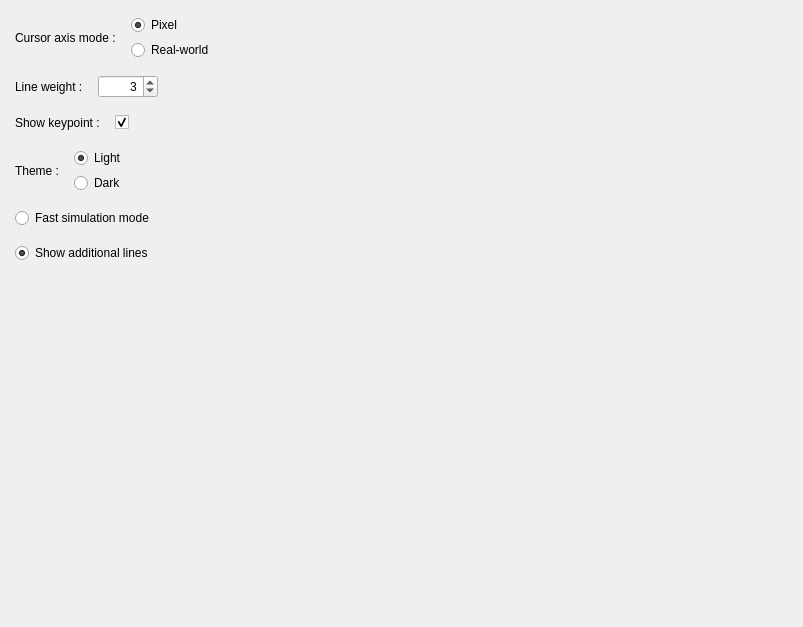
     <widget class="QWidget" name="view_setting">
      <property name="geometry">
       <rect>
        <x>0</x>
        <y>0</y>
        <width>803</width>
        <height>627</height>
       </rect>
      </property>
      <attribute name="label">
       <string>View Setting</string>
      </attribute>
      <layout class="QVBoxLayout" name="view_layout">
       <property name="spacing">
        <number>15</number>
       </property>
       <property name="leftMargin">
        <number>15</number>
       </property>
       <property name="topMargin">
        <number>15</number>
       </property>
       <property name="rightMargin">
        <number>15</number>
       </property>
       <property name="bottomMargin">
        <number>15</number>
       </property>
       <item>
        <layout class="QHBoxLayout" name="cursor_axis_layout">
         <property name="spacing">
          <number>15</number>
         </property>
         <item>
          <widget class="QLabel" name="label_cursor_mode">
           <property name="text">
            <string>Cursor axis mode :</string>
           </property>
          </widget>
         </item>
         <item>
          <widget class="QWidget" name="widget" native="true">
           <layout class="QVBoxLayout" name="widget_layout">
            <property name="spacing">
             <number>5</number>
            </property>
            <property name="leftMargin">
             <number>0</number>
            </property>
            <property name="topMargin">
             <number>0</number>
            </property>
            <property name="rightMargin">
             <number>0</number>
            </property>
            <property name="bottomMargin">
             <number>0</number>
            </property>
            <item>
             <widget class="QRadioButton" name="radioButton_pixel_axis">
              <property name="text">
               <string>Pixel</string>
              </property>
              <property name="checked">
               <bool>true</bool>
              </property>
             </widget>
            </item>
            <item>
             <widget class="QRadioButton" name="radioButton_real_axis">
              <property name="text">
               <string>Real-world</string>
              </property>
              <property name="checked">
               <bool>false</bool>
              </property>
             </widget>
            </item>
           </layout>
          </widget>
         </item>
         <item>
          <spacer name="cursor_spacer">
           <property name="orientation">
            <enum>Qt::Horizontal</enum>
           </property>
           <property name="sizeHint" stdset="0">
            <size>
             <width>40</width>
             <height>20</height>
            </size>
           </property>
          </spacer>
         </item>
        </layout>
       </item>
       <item>
        <layout class="QHBoxLayout" name="line_weight_layout">
         <property name="spacing">
          <number>15</number>
         </property>
         <item>
          <widget class="QLabel" name="label_line_weight">
           <property name="text">
            <string>Line weight :</string>
           </property>
          </widget>
         </item>
         <item>
          <widget class="QSpinBox" name="spinBox_line_weight">
           <property name="sizePolicy">
            <sizepolicy hsizetype="Fixed" vsizetype="Fixed">
             <horstretch>0</horstretch>
             <verstretch>0</verstretch>
            </sizepolicy>
           </property>
           <property name="minimumSize">
            <size>
             <width>60</width>
             <height>0</height>
            </size>
           </property>
           <property name="maximumSize">
            <size>
             <width>60</width>
             <height>16777215</height>
            </size>
           </property>
           <property name="alignment">
            <set>Qt::AlignRight|Qt::AlignTrailing|Qt::AlignVCenter</set>
           </property>
           <property name="minimum">
            <number>1</number>
           </property>
           <property name="maximum">
            <number>6</number>
           </property>
           <property name="value">
            <number>3</number>
           </property>
          </widget>
         </item>
         <item>
          <spacer name="line_spacer">
           <property name="orientation">
            <enum>Qt::Horizontal</enum>
           </property>
           <property name="sizeHint" stdset="0">
            <size>
             <width>40</width>
             <height>20</height>
            </size>
           </property>
          </spacer>
         </item>
        </layout>
       </item>
       <item>
        <layout class="QHBoxLayout" name="kp_layout">
         <property name="spacing">
          <number>15</number>
         </property>
         <item>
          <widget class="QLabel" name="label_show_kp">
           <property name="text">
            <string>Show keypoint :</string>
           </property>
          </widget>
         </item>
         <item>
          <widget class="QCheckBox" name="checkBox_show_kp">
           <property name="text">
            <string/>
           </property>
           <property name="checked">
            <bool>true</bool>
           </property>
          </widget>
         </item>
         <item>
          <spacer name="kp_spacer">
           <property name="orientation">
            <enum>Qt::Horizontal</enum>
           </property>
           <property name="sizeHint" stdset="0">
            <size>
             <width>40</width>
             <height>20</height>
            </size>
           </property>
          </spacer>
         </item>
        </layout>
       </item>
       <item>
        <layout class="QHBoxLayout" name="theme_layout">
         <property name="spacing">
          <number>15</number>
         </property>
         <item>
          <widget class="QLabel" name="label_theme">
           <property name="text">
            <string>Theme :</string>
           </property>
          </widget>
         </item>
         <item>
          <widget class="QWidget" name="widget2" native="true">
           <layout class="QVBoxLayout" name="widget2_layout">
            <property name="spacing">
             <number>5</number>
            </property>
            <property name="leftMargin">
             <number>0</number>
            </property>
            <property name="topMargin">
             <number>0</number>
            </property>
            <property name="rightMargin">
             <number>0</number>
            </property>
            <property name="bottomMargin">
             <number>0</number>
            </property>
            <item>
             <widget class="QRadioButton" name="radioButton_light_theme">
              <property name="text">
               <string>Light</string>
              </property>
              <property name="checked">
               <bool>true</bool>
              </property>
              <property name="autoExclusive">
               <bool>true</bool>
              </property>
             </widget>
            </item>
            <item>
             <widget class="QRadioButton" name="radioButton_dark_theme">
              <property name="text">
               <string>Dark</string>
              </property>
              <property name="checked">
               <bool>false</bool>
              </property>
              <property name="autoRepeat">
               <bool>false</bool>
              </property>
              <property name="autoExclusive">
               <bool>true</bool>
              </property>
             </widget>
            </item>
           </layout>
          </widget>
         </item>
         <item>
          <spacer name="theme_spacer">
           <property name="orientation">
            <enum>Qt::Horizontal</enum>
           </property>
           <property name="sizeHint" stdset="0">
            <size>
             <width>40</width>
             <height>20</height>
            </size>
           </property>
          </spacer>
         </item>
        </layout>
       </item>
       <item>
        <widget class="QRadioButton" name="radioButton_fast_simulation_mode">
         <property name="text">
          <string>Fast simulation mode</string>
         </property>
         <property name="checked">
          <bool>false</bool>
         </property>
         <property name="autoRepeat">
          <bool>false</bool>
         </property>
         <property name="autoExclusive">
          <bool>true</bool>
         </property>
        </widget>
       </item>
       <item>
        <widget class="QRadioButton" name="radioButton_show_additional_lines">
         <property name="text">
          <string>Show additional lines</string>
         </property>
         <property name="checked">
          <bool>true</bool>
         </property>
         <property name="autoRepeat">
          <bool>false</bool>
         </property>
         <property name="autoExclusive">
          <bool>true</bool>
         </property>
        </widget>
       </item>
       <item>
        <spacer name="view_spacer">
         <property name="orientation">
          <enum>Qt::Vertical</enum>
         </property>
         <property name="sizeHint" stdset="0">
          <size>
           <width>20</width>
           <height>20</height>
          </size>
         </property>
        </spacer>
       </item>
      </layout>
     </widget>
